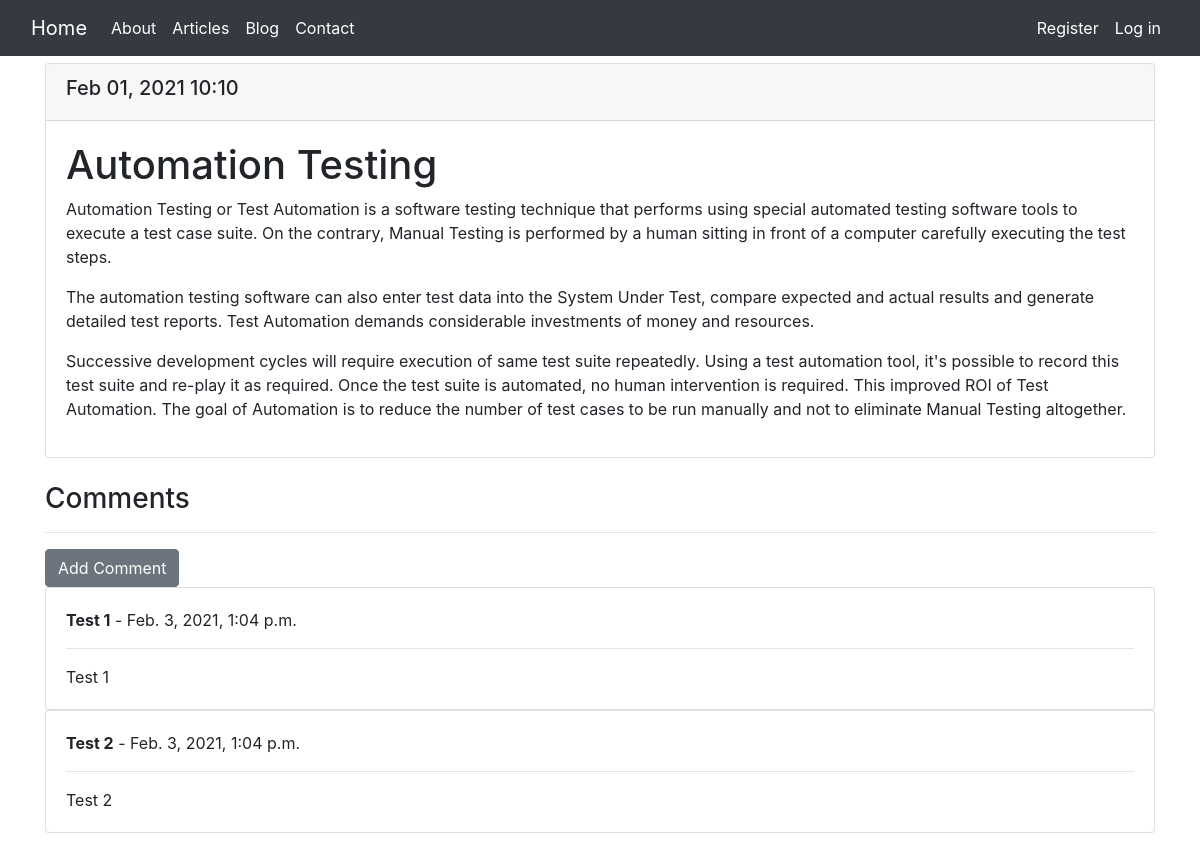
Page /articles/2/ on the committed database.
### new_sites/models.py (models this page shows, shortened)
class ArticleEntry(models.Model):
    article = models.ForeignKey(Article, on_delete=models.CASCADE)
    text = RichTextField(blank=True, null=True)
    date_added = models.DateTimeField(auto_now_add=True)
    class Meta:
        verbose_name_plural = 'articlesentries'

class Comment(models.Model):
    article = models.ForeignKey(Article, related_name="comments", on_delete=models.CASCADE)
    user = models.CharField(max_length=255)
    comment_text = models.TextField()
    date_added = models.DateTimeField(auto_now_add=True)

### new_sites/views.py (the view)
# urls.py: path('articles/<int:article_id>/', views.article, name='article'),
def article(request, article_id):
    article = Article.objects.get(id=article_id)
    articlesentries = article.articleentry_set.order_by('-date_added')
    context = {'article': article, 'articlesentries': articlesentries}
    return render(request, 'new_sites/article.html', context)

### new_sites/models.py (called while the page is built)
    def __str__(self):
        return self.text

### new_sites/templates/new_sites/article.html
{% extends 'new_sites/base.html' %}
{% load bootstrap4 %}
{% block page_header %}
  <h2>{{ article }}</h2>
{% endblock page_header %}
{% block content %}
  {% for articlesentry in articlesentries %}
    <div class="card">
      <div class="card-header">
        <h5>
          {{ articlesentry.date_added|date:'M d, Y H:i' }}
        </h5>
      </div>
    <div class="card-body">
      {{ articlesentry.text|safe}}
    </div>
  </div>
<br>
<h3>Comments</h3>
<hr>
{% if not article.comments.all %}
  No Comments Yet...
<br>
  <br>
      <a href="{% url 'new_sites:add_comment' article.id %}" class="btn btn-secondary" role="button">
        Add Comment
      </a>
{% else %}
      <a href="{% url 'new_sites:add_comment' article.id %}" class="btn btn-secondary" role="button">
        Add Comment
      </a>
        <br>
  {% for comment in article.comments.all %}
    <div class="card" >
      <div class="card-body">
        <strong>{{ comment.user }}</strong> -
          {{ comment.date_added }}
          <hr>
          {{ comment.comment_text }}
      </div>
    </div>
  {% endfor %}
{% endif %}
  {% empty %}
    There are no article entries yet.
  {% endfor %}
<br>
{% endblock content %}

### new_sites/static/new_sites/styles/styles.css (style rules this page uses)
body { background: white; }

### rows in the picture
ArticleEntry: date_added "Feb 01, 2021 10:10", text "Automation Testing Automation Testing or Test Automation is a software testing technique that performs using special automated testing software tools to execute a test case suite. On the contrary, Manual Testing is performed by a human sitting in front of a computer carefully executing the test steps. The automation testing software can also enter test data into the System Under Test, compare expected and actual results and generate detailed test reports. Test Automation demands considerable investments of money and resources. Successive development cycles will require execution of same test suite repeatedly. Using a test automation tool, it's possible to record this test suite and re-play…"
Comment: user "Test 1", date_added "Feb. 3, 2021, 1:04 p.m.", comment_text "Test 1"
Comment: user "Test 2", date_added "Feb. 3, 2021, 1:04 p.m.", comment_text "Test 2"
